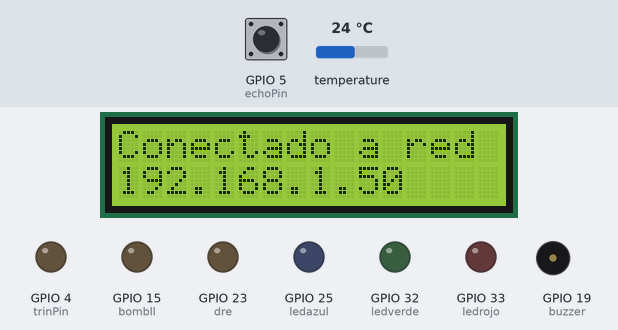
The sketch below on a simulated ESP32. Shown: 16×2 character LCD, output pins drawn as LEDs (lit = HIGH), buzzer (waves = sounding, pin HIGH). The test bench sets the inputs (shaded band); at power-on: temperature 24 °C, GPIO 5 (echoPin) LOW. WiFi joins after 1.5 s; servers stay silent unless stated; what the sketch prints to the serial monitor is not drawn.

Above: at 2.9 s.
3.0 s: temperature set to 12 °C
At 11.4 s:
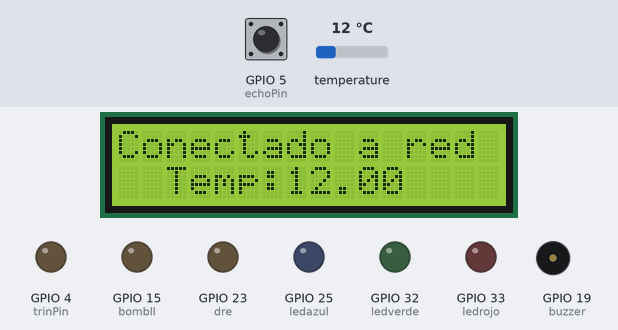
11.7 s: temperature set to 19 °C
At 18.6 s:
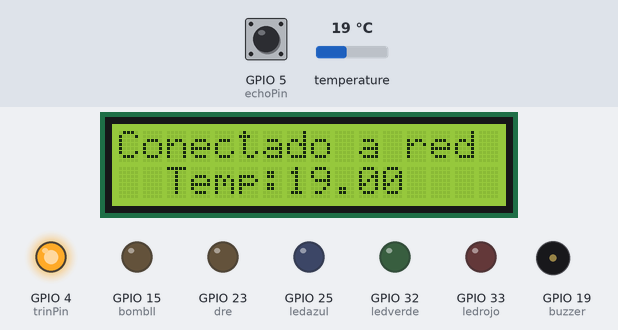
19.3 s: temperature set to 28 °C
At 25.8 s:
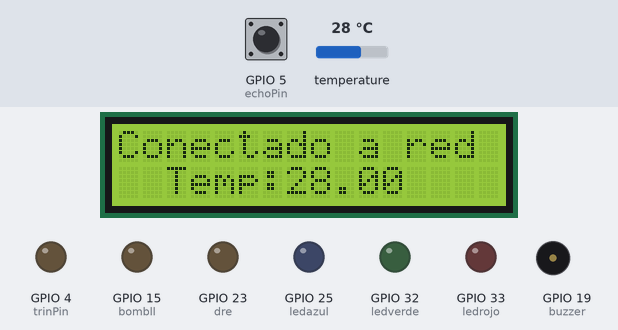
28.8 s: GPIO 5 (echoPin) pulsed HIGH 2 times (0.12 s each, 0.3 s apart)
At 30.3 s:
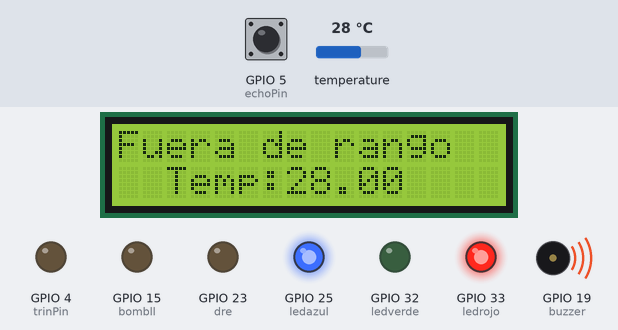
Timing chart, 0 to 39.0 s (numbered marks = the images above; inputs shaded):
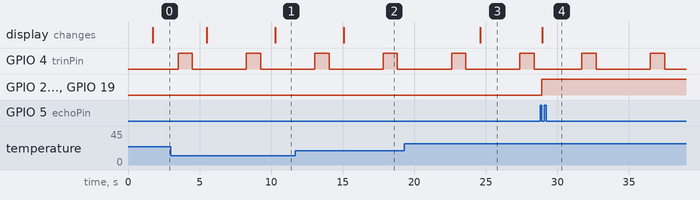

The sketch:

Proyecto_Delata.ino
```cpp
//Constantes
//Ultrasonico
const int trinPin =4;
const int echoPin =5;
//Leds y Buzzer
const int ledrojo =33;
const int ledazul =25;
const int ledverde =32;
const int buzzer =19;
//Bombas
const int bombll = 15;
const int dre = 23;
//Botones
const int bot1 =13;
const int bot2 =12;

//Librerias
//Wifi
#include <WiFi.h>
#include <HTTPClient.h>
//Sesnor temperatura y ultrasonico
#include <SPI.h>
#include <Wire.h>
#include <OneWire.h>
#include <DallasTemperature.h>
//Pantalla LCD
#include <LiquidCrystal_I2C.h>
#include <ArduinoJson.h>
#include <ArduinoHttpClient.h>


//Utrasonico
#define SOUND_SPEED 0.034
#define CM_TO_INCH 0.393701


#include "conexion.hpp"
#include "api.hpp"
//Pantantalla LCD
int lcdColumns = 16;
int lcdRows = 2;

//Declaracion Temperatura
OneWire ourWire(14);

//Parte de las librerias
//Patanalla LCD
LiquidCrystal_I2C lcd(0x27, lcdColumns, lcdRows);
//Temperatura
DallasTemperature DS18B20(&ourWire);


//Decalracion distancia
long duration;
float distanceCm;
float distanceInch;

//Setup
void setup() {
  //Inicia puerto serial
  Serial.begin(115200);
  //Inicia Pantalla LCD
  lcd.init();
  lcd.backlight();

  //Inicia protocolo WIFI
  Serial.print("Conectando a ");
  Serial.println(ssid);
  lcd.setCursor(0, 0);
  lcd.print("Conectando a");
  lcd.setCursor(0, 1);
  lcd.print(ssid);


  //WiFiServer server(80);

  WiFi.mode(WIFI_STA);
  WiFi.begin(ssid, password);
  unsigned long startAttemptTime = millis();
  while (WiFi.status() != WL_CONNECTED && millis() - startAttemptTime < timeout) {
    delay(200);
    Serial.print(".");
  }
  if (WiFi.status() != WL_CONNECTED) {
    Serial.println("Fallo al conectar");
    lcd.setCursor(0, 1);
    lcd.print("Fallo al conectar");

  } else {
    Serial.println("Conectado a red Wifi");
    lcd.setCursor(0, 0);
    lcd.print("Conectado a red Wifi");

    Serial.println(WiFi.localIP());
    lcd.setCursor(0, 1);
    lcd.print(WiFi.localIP());

  }


  DS18B20.begin();

  pinMode(trinPin, OUTPUT);
  pinMode(echoPin, INPUT);
  pinMode(ledrojo, OUTPUT);
  pinMode(ledazul, OUTPUT);
  pinMode(ledverde, OUTPUT);
  pinMode(buzzer, OUTPUT);
  pinMode(bombll, OUTPUT);
  pinMode(dre, OUTPUT);
  pinMode(bot1, INPUT);
  pinMode(bot2, INPUT);

  digitalWrite(bombll, LOW);


}

void loop() {
  //Configuracion Temp

  DS18B20.requestTemperatures();
  float tem= DS18B20.getTempCByIndex(0);

     // http.begin(client, serverName);

  //Configuracion Ultrasonico
  digitalWrite(trinPin, LOW);
  delay(1000);
  digitalWrite(trinPin, HIGH);
  delay(1000);
  digitalWrite(trinPin, LOW);
  duration = pulseIn(echoPin, HIGH);
  distanceCm = duration *SOUND_SPEED/2;
  distanceInch = distanceCm * CM_TO_INCH;


  //Funcion principal

  if (distanceCm>1 && distanceCm<4.20){
    digitalWrite (ledrojo, LOW);
    digitalWrite (ledazul, LOW);
    digitalWrite (ledverde, HIGH);
    digitalWrite (buzzer, LOW);
    digitalWrite (bombll, LOW);
    lcd.setCursor(0, 0);
    lcd.print(" Alberca Llena");


  }else if(distanceCm>4.21 && distanceCm<5.20){
    digitalWrite (ledrojo, LOW);
    digitalWrite (ledazul, HIGH);
    digitalWrite (ledverde, LOW);
    digitalWrite (buzzer, LOW);
    digitalWrite (bombll, HIGH);
    lcd.setCursor(0,0);
    lcd.print("Alberca casi llena");


  }else if(distanceCm>7.60 && distanceCm<13.99){
    digitalWrite (ledrojo, HIGH);
    digitalWrite (ledazul, LOW);
    digitalWrite (ledverde, LOW);
    digitalWrite (buzzer, HIGH);
    digitalWrite (bombll, HIGH);
    lcd.setCursor(0,0);
    lcd.print("  Alberca vacia  ");


  }else if(distanceCm>14 && distanceCm<2200){
    digitalWrite (ledrojo, HIGH);
    digitalWrite (ledazul, HIGH);
    digitalWrite (ledverde, LOW);
    digitalWrite (buzzer, HIGH);
    digitalWrite (bombll, LOW);
    lcd.setCursor(0,0);
    lcd.print("Fuera de rango   ");

  }

  Serial.print("Distancia(cm):");
  Serial.println(distanceCm);


  Serial.print("Temperatura= ");
  Serial.print(tem);
  Serial.println(" °C");

  lcd.setCursor(0,1);
  lcd.print("  Temp:");
  lcd.print(tem);


  delay(1000);

}
```

api.hpp
```cpp
const char* ipdelta = "192.168.100.2";
int port = 5000;
const String contentType = "application/x-www-form-urlencoded";
WiFiClient wifi;
//JSON Configuration
char jsonOutput[128];

//JSON para temperatura
StaticJsonDocument<560> temdoc;
JsonObject objecttem = temdoc.to<JsonObject>();
StaticJsonDocument<560> distanceCmdoc;
JsonObject objectdista = distanceCmdoc.to<JsonObject>();
HttpClient client = HttpClient(wifi, ipdelta,port);

//realiza la peticion
String simpleGet(){
  Serial.println("making GET request");
  client.get("/alberca"); // endpoint
  int statusCode = client.responseStatusCode();
  String response = client.responseBody();
  if(statusCode == 200){
    Serial.println("Succes");
  }else{
    Serial.println("Error");
  }
  client.stop();
  return response;
}


String iserttemperatura(float valor){
  temdoc["valor"] = valor;
 temdoc["id"] = 1;
  serializeJson(temdoc, jsonOutput);
  Serial.println("making POST request");
  client.post("/datos/", contentType, jsonOutput);
  int statusCode = client.responseStatusCode();
  String response = client.responseBody();
  if(statusCode == 201){
    Serial.println(response);
  }else{
    Serial.println(response);
  }
  client.stop();
  return response;
}
```

conexion.hpp
```cpp
//Configuraciones WIFI
#define ssid "Poco Delta"
#define password "patineta"
#define timeout 10000


String ApiHost = "http://192.168.100.2:5000";

//IPAddress ip(192, 168, 100, 3);
//IPAddress gateway(192, 168, 100, 1);
//IPAddress subnet(255, 255, 255, 0);
```

Measured:
- after the input at 3.0 s, the display: first differs from a run without the input after 7.3 s (image 1)
- after the input at 11.7 s, the display: changes after 3.4 s (image 2)
- after the input at 19.3 s, the display: changes after 5.3 s (image 3)
- after the input at 28.8 s, GPIO 25 (ledazul), GPIO 33 (ledrojo), GPIO 19 (buzzer): LOW → HIGH after 0.12 s; the display: changes after 0.15 s (image 4)
- by itself, GPIO 4 (trinPin): alternates HIGH for 1.0 s and LOW for 3.8 s
